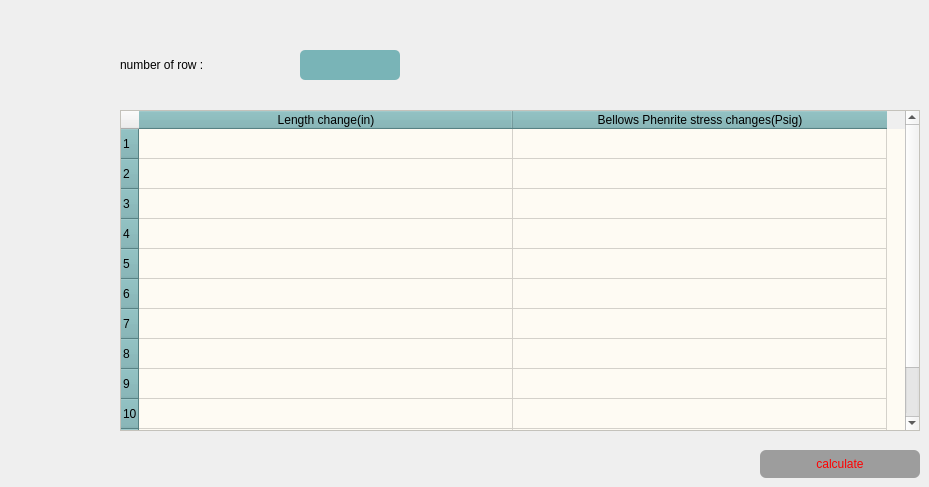
      <widget class="QWidget" name="tab_7">
       <attribute name="title">
        <string>Bellow</string>
       </attribute>
       <widget class="QTableWidget" name="bellow_table">
        <property name="geometry">
         <rect>
          <x>120</x>
          <y>110</y>
          <width>800</width>
          <height>321</height>
         </rect>
        </property>
        <property name="styleSheet">
         <string notr="true">QTableWidget {

	background-color:rgb(254, 251, 243);
    alternate-background-color: rgb(157, 157, 157);
    border-color: rgb(157, 157, 157);
    font-size: 14px;
}

QTableWidget::item:selected {
   background-color: rgb(121, 180, 183);

}


QTableWidget::item:hover {
    background-color: rgb(254, 251, 243);

}


QHeaderView::section {
   background-color: rgb(121, 180, 183);

    
}
</string>
        </property>
        <property name="rowCount">
         <number>12</number>
        </property>
        <attribute name="horizontalHeaderDefaultSectionSize">
         <number>374</number>
        </attribute>
        <row/>
        <row/>
        <row/>
        <row/>
        <row/>
        <row/>
        <row/>
        <row/>
        <row/>
        <row/>
        <row/>
        <row/>
        <column>
         <property name="text">
          <string>Length change(in)</string>
         </property>
        </column>
        <column>
         <property name="text">
          <string>Bellows Phenrite stress changes(Psig)</string>
         </property>
        </column>
       </widget>
       <widget class="QPushButton" name="calculate_Button">
        <property name="geometry">
         <rect>
          <x>760</x>
          <y>450</y>
          <width>160</width>
          <height>28</height>
         </rect>
        </property>
        <property name="styleSheet">
         <string notr="true">QPushButton {
	background-color: rgb(157, 157, 157);
	color: #FF0000;
	border-radius:6px;
    border-style: solid;

}
</string>
        </property>
        <property name="text">
         <string>calculate</string>
        </property>
       </widget>
       <widget class="QLabel" name="label_40">
        <property name="geometry">
         <rect>
          <x>120</x>
          <y>50</y>
          <width>141</width>
          <height>30</height>
         </rect>
        </property>
        <property name="text">
         <string>number of row :</string>
        </property>
       </widget>
       <widget class="QLineEdit" name="bellow_input">
        <property name="geometry">
         <rect>
          <x>300</x>
          <y>50</y>
          <width>100</width>
          <height>30</height>
         </rect>
        </property>
        <property name="styleSheet">
         <string notr="true">font: 75 8pt &quot;Calibri (Body)&quot;;
background-color: rgb(121, 180, 183);
color: rgb(34, 40, 49);
border-radius:5px;



</string>
        </property>
       </widget>
      </widget>
